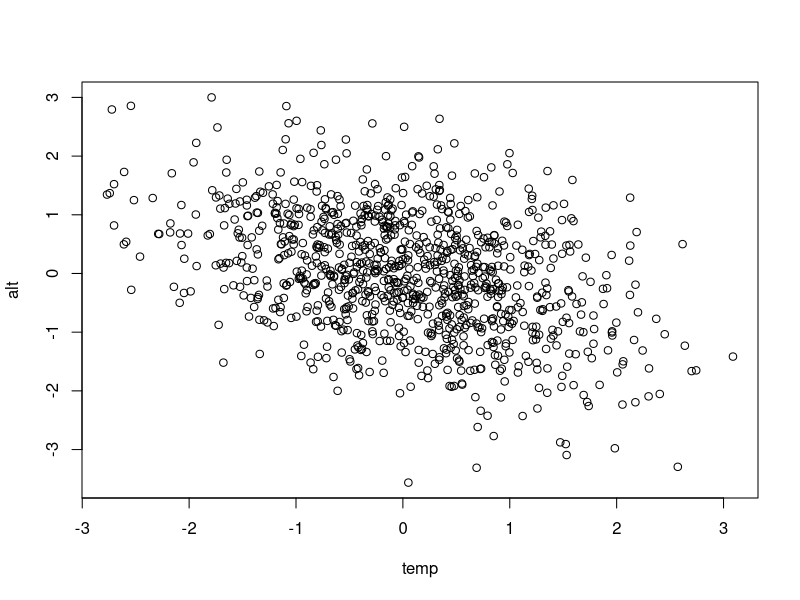
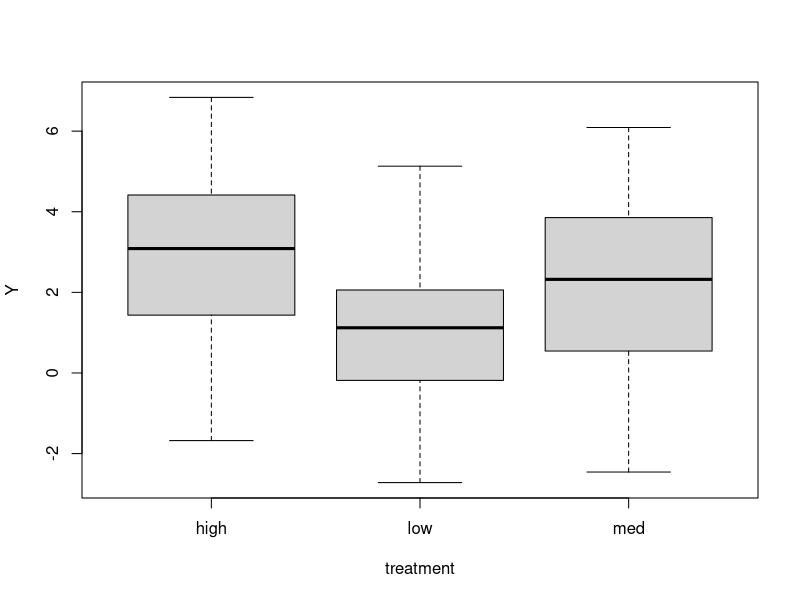
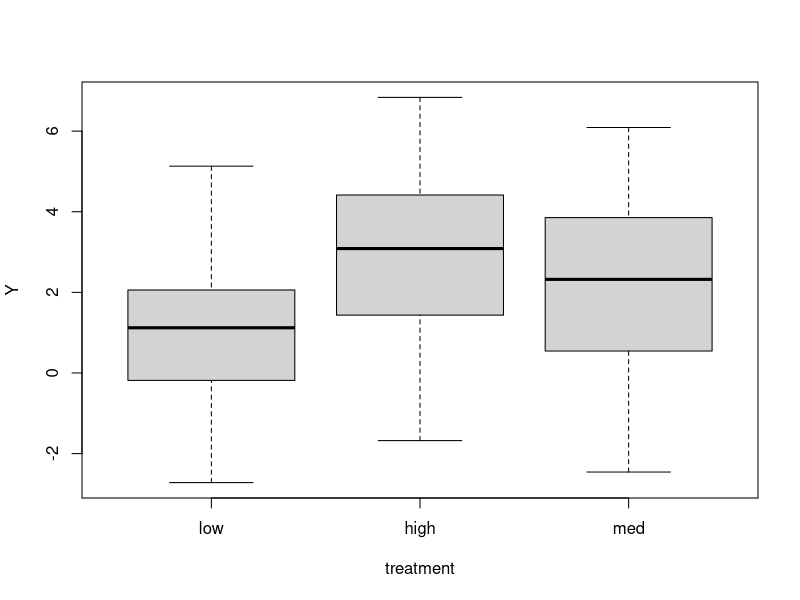

Reproduce these figures in R, in order.
## ---- chunk 1
library(mvtnorm)

# Specify the sample size
N <- 1000

# Specify the correlation between altitude and temperature
rho <- -0.4

# This line of code creates two correlated variables
X <- rmvnorm(N, mean = c(0, 0), sigma = matrix(c(1, rho, rho, 1), 2, 2))

# Extract the first and second columns to vectors named temp and alt and plot
temp <- X[, 1]
alt <- X[, 2]
plot(temp, alt)
## ---- chunk 2
beta <- c(2, 1, -1)
mu <- beta[1] + beta[2] * temp + beta[3] * alt
height <- rnorm(N, mu, sd = 2)
## ---- chunk 3
lm_both <- lm(height ~ temp + alt)
data.frame(estimated = round(lm_both$coefficients, 2), true = beta)
## ---- chunk 4
lm1 <- lm(height ~ temp)
lm1$coefficients
## ---- chunk 5
mu <- 2 - 1 * alt
height <- rnorm(N, mu, sd = 2)

mod_temp <- lm(height ~ temp)
summary(mod_temp)
anova(mod_temp)
## ---- chunk 6
mod_temp_alt <- lm(height ~ alt + temp)
summary(mod_temp_alt)
anova(mod_temp_alt)
## ---- chunk 7
N <- 120
# The effect of treatment
trt.n <- rep(c(-1, 0, 1), N / 3)
mu <- 2 + 1 * trt.n

# Labels for the treatment
treatment <- factor(rep(c("low", "med", "high"), N / 3)) # group labels

# Create, Y, a normally distributed response variable and plot against treatment
Y <- rnorm(N, mu, sd = 2)
boxplot(Y ~ treatment)
## ---- chunk 8
cat_lm <- lm(Y ~ treatment)
summary(cat_lm)
## ---- chunk 9
treatment <- relevel(treatment, ref = "low")
cat_lm <- lm(Y ~ treatment)
summary(cat_lm)
boxplot(Y ~ treatment)
## ---- chunk 10
cat_lm <- lm(Y ~ treatment - 1)
summary(cat_lm)
## ---- chunk 11
library(multcomp)

cont <- glht(cat_lm, linfct = mcp(treatment = "Tukey"))

summary(cont)
## ---- chunk 12
confint(cont)
